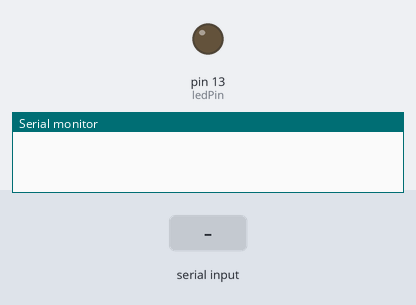
The sketch below on a simulated Arduino Uno, built with avr-gcc and run on an emulated ATmega328P. On the bench: output pins drawn as LEDs (lit = HIGH), the last lines printed to the serial monitor. The test bench sets the inputs (shaded band).

Above: at 1.2 s.
1.3 s: "1" received over Serial
At 2.5 s:
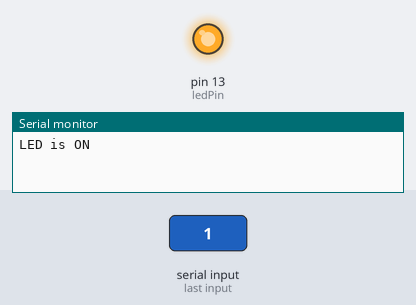
2.8 s: "0" received over Serial
At 3.8 s:
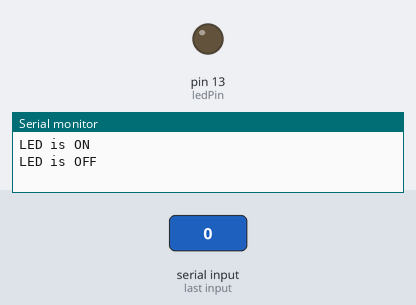
Timing chart, 0 to 5.8 s (numbered marks = the images above; inputs shaded):
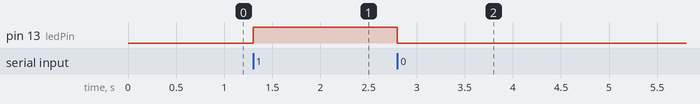

The sketch:

Interface_Bluetooth.ino
```cpp
// the setup function runs once when you press reset or power the board
#define ledPin 13
void setup() {
  // initialize digital pin LED_BUILTIN as an output.
  pinMode(ledPin, OUTPUT);
  Serial.begin(9600);
}

// the loop function runs over and over again forever
void loop() {
  if(Serial.available()){
    char data=Serial.read();
    if(data=='1'){
      digitalWrite(ledPin, HIGH);   // turn the LED on (HIGH is the voltage level)
      Serial.println("LED is ON");
    }
    else if (data=='0'){
      digitalWrite(ledPin, LOW);   // turn the LED on (HIGH is the voltage level)
      Serial.println("LED is OFF");
    }
  }                      // wait for a second
}
```

Measured:
- after the input at 1.3 s, pin 13 (ledPin): LOW → HIGH at once
- after the input at 2.8 s, pin 13 (ledPin): HIGH → LOW at once
